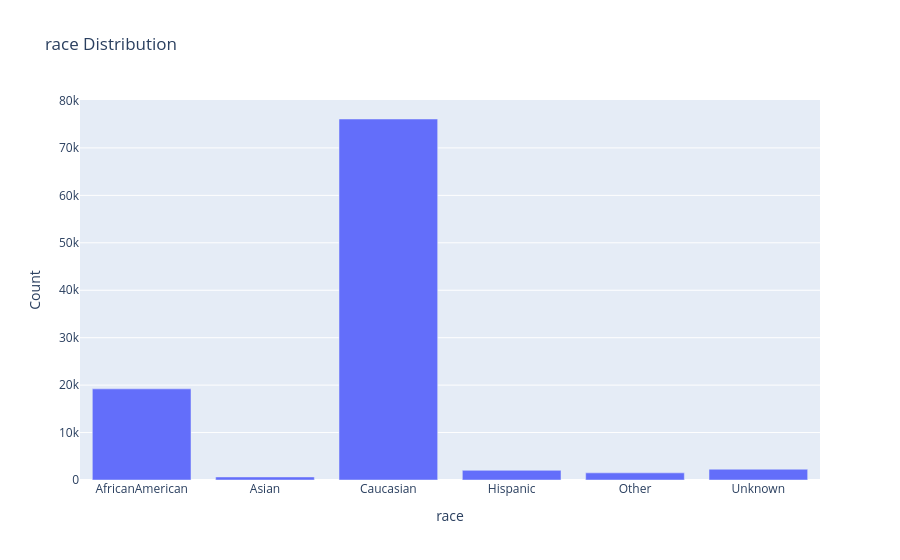

Notebook code cell kept with this figure:
### Code cell
fig = px.bar(df["race"].value_counts().reset_index().sort_values(by="race"), x="race", y="count", title="race Distribution")
fig.update_layout(xaxis_title="race",
                  yaxis_title="Count")
fig.show()

### Figure 1 — Plotly figure (JSON) as saved in the notebook; plotly's stock layout.template omitted (floating-point values rounded to 4 significant figures)
{"data": [{"alignmentgroup": "True", "hovertemplate": "race=%{x}<br>count=%{y}<extra></extra>", "legendgroup": "", "marker": {"color": "#636efa", "pattern": {"shape": ""}}, "name": "", "offsetgroup": "", "orientation": "v", "showlegend": false, "textposition": "auto", "type": "bar", "x": ["AfricanAmerican", "Asian", "Caucasian", "Hispanic", "Other", "Unknown"], "xaxis": "x", "y": [19210, 641, 76099, 2037, 1506, 2273], "yaxis": "y"}], "layout": {"autosize": true, "barmode": "relative", "legend": {"tracegroupgap": 0}, "title": {"text": "race Distribution"}, "xaxis": {"anchor": "y", "autorange": true, "domain": [0, 1], "range": [-0.5, 5.5], "title": {"text": "race"}, "type": "category"}, "yaxis": {"anchor": "x", "autorange": true, "domain": [0, 1], "range": [0, 80100.0], "title": {"text": "Count"}, "type": "linear"}}}
